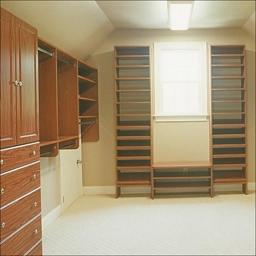
#> input picture Dataset/test.jpg, 256 x 256 px
$ jupyter execute 'Flask Test.ipynb'
#> lines starting #> are read from the running program, lines starting #| are printed output that depends on the picture
[cell 1]
import requests
import json
import cv2
from PIL import Image
import numpy as np
from matplotlib import pyplot as plt

#URL = 'http://143.248.94.189:35005/api/predict'
URL = 'http://143.248.96.81:35005/api/predict'

#img_path = './data/ki_office/3.png'
img_path = '../Dataset/test.jpg'
im1 = cv2.imread(img_path)
#> im1 is the input picture: shape (256, 256, 3); mean B, G, R 122, 151.1, 170.1

rNum = 360
cNum = 640

if im1.shape != [rNum,cNum]:
    im1 = cv2.resize(im1, (cNum, rNum))
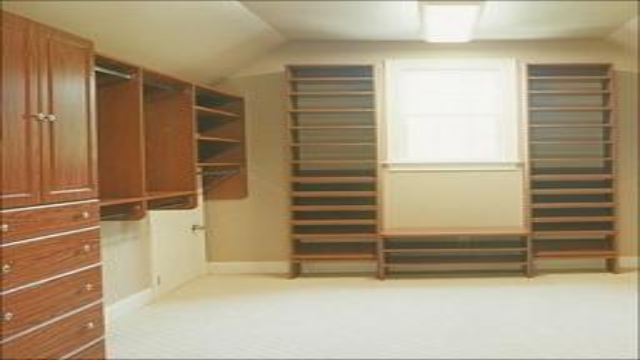
#> im1: shape (360, 640, 3); mean B, G, R 121.9, 150.9, 170

im1=cv2.cvtColor(im1, cv2.COLOR_RGB2BGR)
print(im1.shape)
#| (360, 640, 3)


strImgTest = '['
for r in range(rNum):
    strImgTest+='['
    for c in range(cNum):
        strTmp = '['+str((im1[r][c][0]))+','+str((im1[r][c][1]))+','+str((im1[r][c][2]))+']'
        strImgTest+=strTmp

        if c !=cNum-1 :
            strImgTest+=','
    strImgTest+=']'
    if r != rNum-1:
        strImgTest += ','
strImgTest+=']'

#plt.figure(figsize=(20, 15))
#plt.imshow(img)
#plt.show()

res = requests.post(url=URL, data={'image':strImgTest})

param = json.loads(res.text)
seg_res = param['seg_img']
seg_array = np.array(seg_res, dtype=np.uint8)
print(seg_array.shape)
seg_img = Image.fromarray(seg_array)
plt.figure(figsize=(20, 15))
plt.imshow(seg_img)
